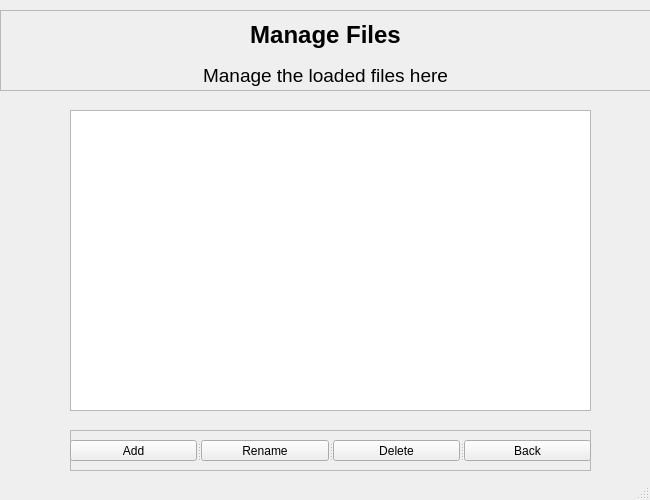
<?xml version="1.0" encoding="UTF-8"?>
<ui version="4.0">
 <class>ManageFilesWindow</class>
 <widget class="QMainWindow" name="ManageFilesWindow">
  <property name="geometry">
   <rect>
    <x>0</x>
    <y>0</y>
    <width>650</width>
    <height>500</height>
   </rect>
  </property>
  <property name="minimumSize">
   <size>
    <width>650</width>
    <height>500</height>
   </size>
  </property>
  <property name="maximumSize">
   <size>
    <width>650</width>
    <height>500</height>
   </size>
  </property>
  <property name="windowTitle">
   <string>MainWindow</string>
  </property>
  <property name="windowIcon">
   <iconset>
    <normaloff>../../../../Documents/GitHub/Kraken/src/icon.ico</normaloff>../../../../Documents/GitHub/Kraken/src/icon.ico</iconset>
  </property>
  <widget class="QWidget" name="centralwidget">
   <widget class="QFrame" name="frame">
    <property name="geometry">
     <rect>
      <x>0</x>
      <y>10</y>
      <width>651</width>
      <height>81</height>
     </rect>
    </property>
    <property name="frameShape">
     <enum>QFrame::StyledPanel</enum>
    </property>
    <property name="frameShadow">
     <enum>QFrame::Raised</enum>
    </property>
    <widget class="QLabel" name="manageFilesLabel">
     <property name="geometry">
      <rect>
       <x>0</x>
       <y>10</y>
       <width>651</width>
       <height>31</height>
      </rect>
     </property>
     <property name="font">
      <font>
       <pointsize>18</pointsize>
      </font>
     </property>
     <property name="text">
      <string>&lt;html&gt;&lt;head/&gt;&lt;body&gt;&lt;p align=&quot;center&quot;&gt;&lt;span style=&quot;font-weight:600;&quot;&gt;Manage Files&lt;/span&gt;&lt;/p&gt;&lt;/body&gt;&lt;/html&gt;</string>
     </property>
    </widget>
    <widget class="QLabel" name="manageFilesLabel_2">
     <property name="geometry">
      <rect>
       <x>0</x>
       <y>50</y>
       <width>651</width>
       <height>31</height>
      </rect>
     </property>
     <property name="font">
      <font>
       <pointsize>18</pointsize>
      </font>
     </property>
     <property name="text">
      <string>&lt;html&gt;&lt;head/&gt;&lt;body&gt;&lt;p align=&quot;center&quot;&gt;&lt;span style=&quot;font-size:14pt;&quot;&gt;Manage the loaded files here&lt;/span&gt;&lt;/p&gt;&lt;/body&gt;&lt;/html&gt;</string>
     </property>
    </widget>
   </widget>
   <widget class="QFrame" name="frame_2">
    <property name="geometry">
     <rect>
      <x>70</x>
      <y>110</y>
      <width>521</width>
      <height>301</height>
     </rect>
    </property>
    <property name="frameShape">
     <enum>QFrame::StyledPanel</enum>
    </property>
    <property name="frameShadow">
     <enum>QFrame::Raised</enum>
    </property>
    <widget class="QTreeView" name="manageFilesTreeView">
     <property name="geometry">
      <rect>
       <x>0</x>
       <y>0</y>
       <width>521</width>
       <height>301</height>
      </rect>
     </property>
    </widget>
   </widget>
   <widget class="QFrame" name="frame_3">
    <property name="geometry">
     <rect>
      <x>70</x>
      <y>430</y>
      <width>521</width>
      <height>41</height>
     </rect>
    </property>
    <property name="frameShape">
     <enum>QFrame::StyledPanel</enum>
    </property>
    <property name="frameShadow">
     <enum>QFrame::Raised</enum>
    </property>
    <widget class="QSplitter" name="splitter">
     <property name="geometry">
      <rect>
       <x>0</x>
       <y>10</y>
       <width>521</width>
       <height>21</height>
      </rect>
     </property>
     <property name="orientation">
      <enum>Qt::Horizontal</enum>
     </property>
     <widget class="QPushButton" name="addFileBtn">
      <property name="text">
       <string>Add</string>
      </property>
     </widget>
     <widget class="QPushButton" name="renameFileBtn">
      <property name="text">
       <string>Rename</string>
      </property>
     </widget>
     <widget class="QPushButton" name="deleteFileBtn">
      <property name="text">
       <string>Delete</string>
      </property>
     </widget>
     <widget class="QPushButton" name="exitManageFilesBtn">
      <property name="text">
       <string>Back</string>
      </property>
     </widget>
    </widget>
   </widget>
  </widget>
  <widget class="QStatusBar" name="statusbar"/>
 </widget>
 <resources/>
 <connections/>
</ui>
